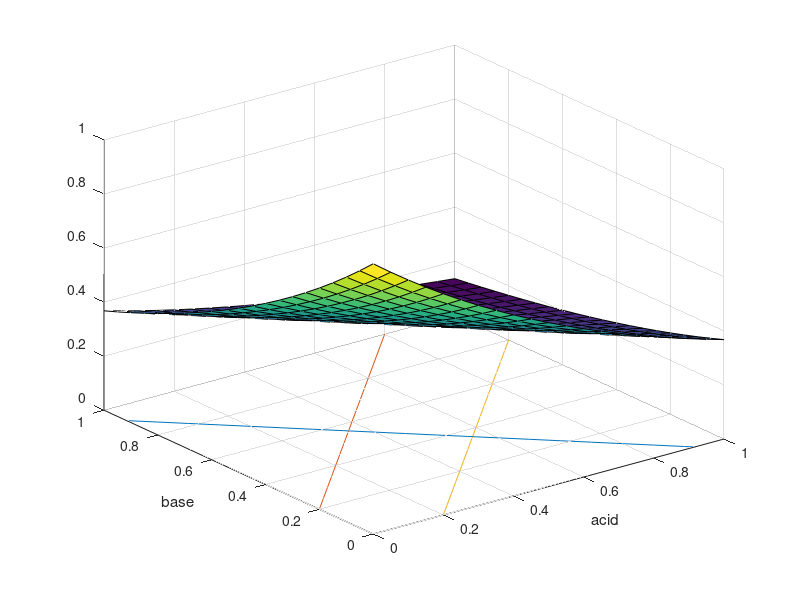

The MATLAB script that drew this image: (Note: this script raises an error after producing the figure.)
%%
%MIXBED
clear all
hold off
x = 0:0.05:1;
u=0.1;
[X,Y] = meshgrid(x);
Z = -X-Y +(log(u)) +3;
surf(X,Y,Z)
x = 0.7;
y = 0.9;
z = 0.2;
hold on
T = X+Y;
%surf(X,Y,T)
scatter3(x,y,z)
a = x + ((log(u)+3-(x+y+z))/(3));
b = y + ((log(u)+3-(x+y+z))/(3));
c = z + ((log(u)+3-(x+y+z))/(3));
scatter3(a,b,c)
xlim([0 1])
ylim([0 1])
zlim([-0.5 1])
acid=0.8148148148148149;
base=1.3703703703703705;
water=0.8148148148148149;
scatter3(acid, base, water)
xlabel('x')
ylabel('y')
zlabel('z')


%%
%NEUT
clear all
hold off
x = 0:0.05:1;
[X,Y] = meshgrid(x);
Z = exp(-X-Y);
surf(X,Y,Z);%,50)
xlabel('acid')
ylabel('base')
%zlabel('utility')
hold on

acid = 0.5;
base = 0.25;
%scatter(acid,base);
u = 0.4;
ylim([0 1])
xlim([0 1])

plot(x,-x-((log(u))));
plot(x, x+.2);
plot(x,x-.2);
%a = 0.5*(-(log(u))+acid-base)
%b = 0.5*(-(log(u))-acid+base)
%0 = -x -y -log(u)
%[poina, poinb ]= puntNaarpunt(-1,-1,-log(u),acid,base)
%points = [acid, a;base, b];
%scatter(points(1,:), points(2,:))


if exp(-acid-base) < u
    [a, b]= puntNaarpunt(-1,-1,-log(u),acid,base);
else
    a = acid; b = base;
end
if abs(a)-abs(b) < 0.2
    [na, nb] = puntNaarpunt(1,-1,0.2,a,b);
    points = [acid, a, na;base, b, nb];
    scatter(points(1,:), points(2,:))
    scatter(na, nb)
elseif abs(a)-abs(b) > 0.2
    [na, nb] = puntNaarpunt(1,-1,-0.2,a,b);
    points = [acid, a, na;base, b, nb];
    scatter(points(1,:), points(2,:))
    scatter(na, nb)
else
    points = [acid, a;base, b];
    scatter(points(1,:), points(2,:))
end
hold off
%%
% %clear all
% u = 0.99;
% z = 0.5;
% t = 0.2;
% Q1 = [z; z+(log(u)+1)];
% Q2 = [t; t+(log(u)+1)];
% P = [0.25; 0.5];
% a = 0.05;
% b = 1.04;
% X3 = [0.25,0.5;a,b];
% d2 = pdist(X3,'euclidean')
% sqrt((0.25-a)^2+(0.5-b)^2)
% % Ax+By+X = 0; (m,n)
% % d = Am+Bn+C / sqrt(A^2 + B^2)
% d3 = (0.25-0.5+(log(u)+1))/(sqrt(2))
%%
%ANION
clear all
hold off
x = -.2:0.05:1.2;
[X,Y] = meshgrid(x);
Z = exp(-X+Y)/exp(1);
%Z = 0.5 * (-abs(X).^2+abs(Y).^2);
%normZ = Z - min(Z(:));
%normZ = normZ ./ max(normZ(:)); % *
%contour3(X,Y,Z,50)
%surf(X,Y,Z)
xlabel('water')
ylabel('base')
%zlabel('utility')
hold on

water = 0.9;
base = 0.3;
%scatter(water,base);
u = 0.3;
ylim([-.1 1.2])
xlim([-.1 1.2])

y = x +log(u)+1;
plot(x,y)
% = x-y + ln(u)+1;

if exp(-water+base) < u
    [a, b]= puntNaarpunt(1,-1,log(u)+1,water,base);
else
    a = water; b = base;
end

if a<0
    [na, nb] = puntNaarpunt(-1,-1,log(u)+1, a,b);
    plot(x,-x+log(u)+1)
    if b<0
        [na,nb]= puntNaarpunt(-1,-1,-log(u)-1,a,b);
        plot(x,-x-log(u)-1)
    end
    %scatter(na,nb)
elseif b>1
    
    [na, nb] = puntNaarpunt(-1, -1,-log(u)+1, a, b); 
    plot(x,-x-log(u)+1);
    if a>1
    %lijn2 = plot(x,-x-log(u)+1);
        [na,nb] = puntNaarpunt(-1,-1,log(u)+3,a,b);
        plot(x,-x+log(u)+3);
    %lijn4 = plot(x,-x+log(u)+3);
    end
    %scatter(na,nb)
else
    na = a;
    nb = b;
end
%legend([lijn1, lijn2, lijn3, lijn4], '1','2','3','4')
points = [water, a, na;base, b, nb];
scatter(points(1,:), points(2,:))
hold off
